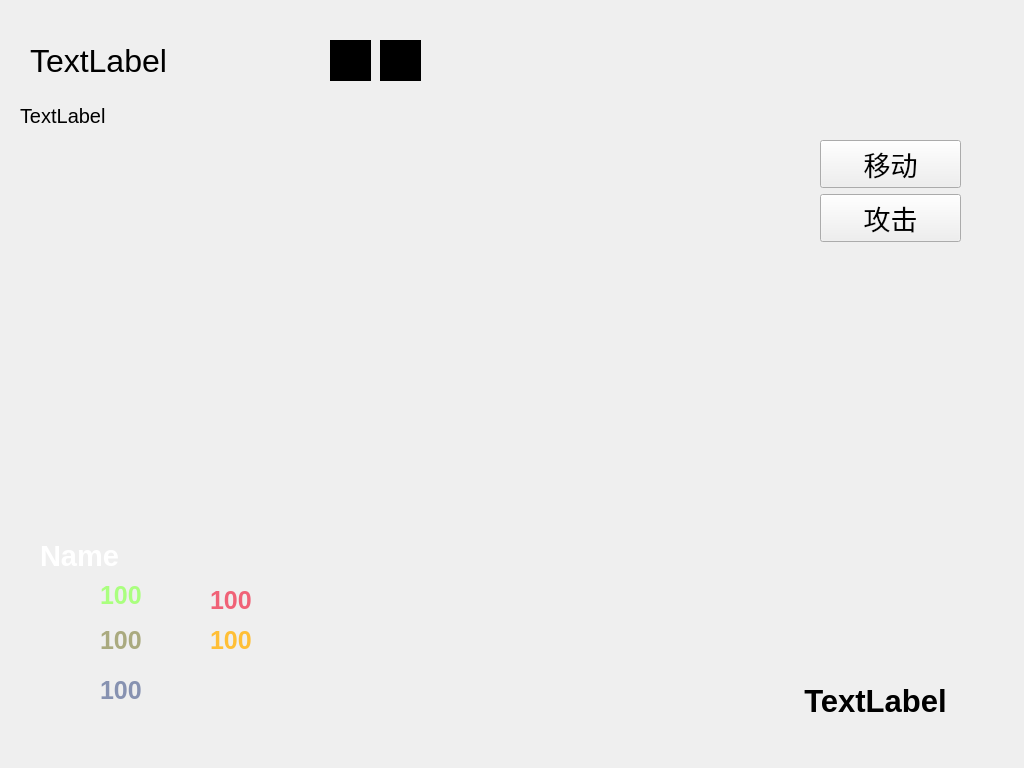
<?xml version="1.0" encoding="UTF-8"?>
<ui version="4.0">
 <class>HUDDesign</class>
 <widget class="QWidget" name="HUDDesign">
  <property name="geometry">
   <rect>
    <x>0</x>
    <y>0</y>
    <width>1024</width>
    <height>768</height>
   </rect>
  </property>
  <property name="windowTitle">
   <string>Form</string>
  </property>
  <widget class="LightWoodPanel" name="widget" native="true">
   <property name="geometry">
    <rect>
     <x>-20</x>
     <y>30</y>
     <width>321</width>
     <height>61</height>
    </rect>
   </property>
   <property name="sizePolicy">
    <sizepolicy hsizetype="Expanding" vsizetype="Expanding">
     <horstretch>0</horstretch>
     <verstretch>0</verstretch>
    </sizepolicy>
   </property>
   <property name="font">
    <font>
     <family>Microsoft YaHei UI</family>
     <pointsize>24</pointsize>
    </font>
   </property>
   <layout class="QHBoxLayout" name="horizontalLayout">
    <property name="leftMargin">
     <number>50</number>
    </property>
    <item>
     <widget class="QLabel" name="label">
      <property name="text">
       <string>TextLabel</string>
      </property>
     </widget>
    </item>
   </layout>
  </widget>
  <widget class="QLabel" name="label_2">
   <property name="geometry">
    <rect>
     <x>330</x>
     <y>40</y>
     <width>41</width>
     <height>41</height>
    </rect>
   </property>
   <property name="autoFillBackground">
    <bool>false</bool>
   </property>
   <property name="styleSheet">
    <string notr="true">background-color: black;</string>
   </property>
   <property name="text">
    <string>TextLabel</string>
   </property>
  </widget>
  <widget class="QLabel" name="label_3">
   <property name="geometry">
    <rect>
     <x>380</x>
     <y>40</y>
     <width>41</width>
     <height>41</height>
    </rect>
   </property>
   <property name="autoFillBackground">
    <bool>false</bool>
   </property>
   <property name="styleSheet">
    <string notr="true">background-color: black;</string>
   </property>
   <property name="text">
    <string>TextLabel</string>
   </property>
  </widget>
  <widget class="QWidget" name="widget_2" native="true">
   <property name="geometry">
    <rect>
     <x>820</x>
     <y>140</y>
     <width>141</width>
     <height>401</height>
    </rect>
   </property>
   <property name="font">
    <font>
     <family>Microsoft YaHei UI</family>
     <pointsize>20</pointsize>
    </font>
   </property>
   <layout class="QVBoxLayout" name="verticalLayout">
    <item>
     <widget class="QPushButton" name="pushButton_2">
      <property name="font">
       <font>
        <family>Microsoft YaHei UI</family>
        <pointsize>20</pointsize>
       </font>
      </property>
      <property name="styleSheet">
       <string notr="true">background-image: url(:/asset/ui/Button.png)</string>
      </property>
      <property name="text">
       <string>移动</string>
      </property>
     </widget>
    </item>
    <item>
     <widget class="QPushButton" name="pushButton">
      <property name="text">
       <string>攻击</string>
      </property>
     </widget>
    </item>
    <item>
     <spacer name="verticalSpacer">
      <property name="orientation">
       <enum>Qt::Vertical</enum>
      </property>
      <property name="sizeHint" stdset="0">
       <size>
        <width>20</width>
        <height>40</height>
       </size>
      </property>
     </spacer>
    </item>
   </layout>
  </widget>
  <widget class="DarkPanel" name="widget_3" native="true">
   <property name="geometry">
    <rect>
     <x>10</x>
     <y>510</y>
     <width>371</width>
     <height>251</height>
    </rect>
   </property>
   <property name="palette">
    <palette>
     <active>
      <colorrole role="WindowText">
       <brush brushstyle="SolidPattern">
        <color alpha="255">
         <red>255</red>
         <green>255</green>
         <blue>255</blue>
        </color>
       </brush>
      </colorrole>
     </active>
     <inactive>
      <colorrole role="WindowText">
       <brush brushstyle="SolidPattern">
        <color alpha="255">
         <red>255</red>
         <green>255</green>
         <blue>255</blue>
        </color>
       </brush>
      </colorrole>
     </inactive>
     <disabled>
      <colorrole role="WindowText">
       <brush brushstyle="SolidPattern">
        <color alpha="255">
         <red>120</red>
         <green>120</green>
         <blue>120</blue>
        </color>
       </brush>
      </colorrole>
     </disabled>
    </palette>
   </property>
   <property name="font">
    <font>
     <family>Microsoft YaHei UI</family>
     <pointsize>19</pointsize>
     <weight>75</weight>
     <bold>true</bold>
     <strikeout>false</strikeout>
    </font>
   </property>
   <widget class="QLabel" name="label_4">
    <property name="geometry">
     <rect>
      <x>30</x>
      <y>30</y>
      <width>121</width>
      <height>31</height>
     </rect>
    </property>
    <property name="font">
     <font>
      <family>Microsoft YaHei UI</family>
      <pointsize>22</pointsize>
      <weight>75</weight>
      <bold>true</bold>
      <strikeout>false</strikeout>
      <kerning>true</kerning>
     </font>
    </property>
    <property name="text">
     <string>Name</string>
    </property>
   </widget>
   <widget class="QLabel" name="label_5">
    <property name="geometry">
     <rect>
      <x>50</x>
      <y>70</y>
      <width>32</width>
      <height>32</height>
     </rect>
    </property>
    <property name="text">
     <string/>
    </property>
    <property name="pixmap">
     <pixmap resource="../asset.qrc">:/asset/icon/test.png</pixmap>
    </property>
    <property name="scaledContents">
     <bool>true</bool>
    </property>
   </widget>
   <widget class="QLabel" name="label_6">
    <property name="geometry">
     <rect>
      <x>90</x>
      <y>75</y>
      <width>101</width>
      <height>21</height>
     </rect>
    </property>
    <property name="palette">
     <palette>
      <active>
       <colorrole role="WindowText">
        <brush brushstyle="SolidPattern">
         <color alpha="255">
          <red>170</red>
          <green>255</green>
          <blue>127</blue>
         </color>
        </brush>
       </colorrole>
      </active>
      <inactive>
       <colorrole role="WindowText">
        <brush brushstyle="SolidPattern">
         <color alpha="255">
          <red>170</red>
          <green>255</green>
          <blue>127</blue>
         </color>
        </brush>
       </colorrole>
      </inactive>
      <disabled>
       <colorrole role="WindowText">
        <brush brushstyle="SolidPattern">
         <color alpha="255">
          <red>120</red>
          <green>120</green>
          <blue>120</blue>
         </color>
        </brush>
       </colorrole>
      </disabled>
     </palette>
    </property>
    <property name="text">
     <string>100</string>
    </property>
   </widget>
   <widget class="QLabel" name="label_7">
    <property name="geometry">
     <rect>
      <x>90</x>
      <y>120</y>
      <width>101</width>
      <height>21</height>
     </rect>
    </property>
    <property name="palette">
     <palette>
      <active>
       <colorrole role="WindowText">
        <brush brushstyle="SolidPattern">
         <color alpha="255">
          <red>170</red>
          <green>170</green>
          <blue>127</blue>
         </color>
        </brush>
       </colorrole>
      </active>
      <inactive>
       <colorrole role="WindowText">
        <brush brushstyle="SolidPattern">
         <color alpha="255">
          <red>170</red>
          <green>170</green>
          <blue>127</blue>
         </color>
        </brush>
       </colorrole>
      </inactive>
      <disabled>
       <colorrole role="WindowText">
        <brush brushstyle="SolidPattern">
         <color alpha="255">
          <red>120</red>
          <green>120</green>
          <blue>120</blue>
         </color>
        </brush>
       </colorrole>
      </disabled>
     </palette>
    </property>
    <property name="text">
     <string>100</string>
    </property>
   </widget>
   <widget class="QLabel" name="label_8">
    <property name="geometry">
     <rect>
      <x>90</x>
      <y>170</y>
      <width>101</width>
      <height>21</height>
     </rect>
    </property>
    <property name="palette">
     <palette>
      <active>
       <colorrole role="WindowText">
        <brush brushstyle="SolidPattern">
         <color alpha="255">
          <red>135</red>
          <green>146</green>
          <blue>177</blue>
         </color>
        </brush>
       </colorrole>
      </active>
      <inactive>
       <colorrole role="WindowText">
        <brush brushstyle="SolidPattern">
         <color alpha="255">
          <red>135</red>
          <green>146</green>
          <blue>177</blue>
         </color>
        </brush>
       </colorrole>
      </inactive>
      <disabled>
       <colorrole role="WindowText">
        <brush brushstyle="SolidPattern">
         <color alpha="255">
          <red>120</red>
          <green>120</green>
          <blue>120</blue>
         </color>
        </brush>
       </colorrole>
      </disabled>
     </palette>
    </property>
    <property name="text">
     <string>100</string>
    </property>
   </widget>
   <widget class="QLabel" name="label_9">
    <property name="geometry">
     <rect>
      <x>200</x>
      <y>80</y>
      <width>101</width>
      <height>21</height>
     </rect>
    </property>
    <property name="palette">
     <palette>
      <active>
       <colorrole role="WindowText">
        <brush brushstyle="SolidPattern">
         <color alpha="255">
          <red>240</red>
          <green>98</green>
          <blue>119</blue>
         </color>
        </brush>
       </colorrole>
      </active>
      <inactive>
       <colorrole role="WindowText">
        <brush brushstyle="SolidPattern">
         <color alpha="255">
          <red>240</red>
          <green>98</green>
          <blue>119</blue>
         </color>
        </brush>
       </colorrole>
      </inactive>
      <disabled>
       <colorrole role="WindowText">
        <brush brushstyle="SolidPattern">
         <color alpha="255">
          <red>120</red>
          <green>120</green>
          <blue>120</blue>
         </color>
        </brush>
       </colorrole>
      </disabled>
     </palette>
    </property>
    <property name="text">
     <string>100</string>
    </property>
   </widget>
   <widget class="QLabel" name="label_10">
    <property name="geometry">
     <rect>
      <x>200</x>
      <y>120</y>
      <width>101</width>
      <height>21</height>
     </rect>
    </property>
    <property name="palette">
     <palette>
      <active>
       <colorrole role="WindowText">
        <brush brushstyle="SolidPattern">
         <color alpha="255">
          <red>255</red>
          <green>191</green>
          <blue>54</blue>
         </color>
        </brush>
       </colorrole>
      </active>
      <inactive>
       <colorrole role="WindowText">
        <brush brushstyle="SolidPattern">
         <color alpha="255">
          <red>255</red>
          <green>191</green>
          <blue>54</blue>
         </color>
        </brush>
       </colorrole>
      </inactive>
      <disabled>
       <colorrole role="WindowText">
        <brush brushstyle="SolidPattern">
         <color alpha="255">
          <red>120</red>
          <green>120</green>
          <blue>120</blue>
         </color>
        </brush>
       </colorrole>
      </disabled>
     </palette>
    </property>
    <property name="text">
     <string>100</string>
    </property>
   </widget>
  </widget>
  <widget class="QLabel" name="label_11">
   <property name="geometry">
    <rect>
     <x>760</x>
     <y>670</y>
     <width>231</width>
     <height>61</height>
    </rect>
   </property>
   <property name="font">
    <font>
     <family>Microsoft YaHei UI</family>
     <pointsize>23</pointsize>
     <weight>75</weight>
     <bold>true</bold>
    </font>
   </property>
   <property name="text">
    <string>TextLabel</string>
   </property>
   <property name="alignment">
    <set>Qt::AlignCenter</set>
   </property>
  </widget>
  <widget class="QWidget" name="widget_4" native="true">
   <property name="geometry">
    <rect>
     <x>10</x>
     <y>90</y>
     <width>250</width>
     <height>70</height>
    </rect>
   </property>
   <widget class="QLabel" name="label_12">
    <property name="geometry">
     <rect>
      <x>10</x>
      <y>10</y>
      <width>91</width>
      <height>31</height>
     </rect>
    </property>
    <property name="font">
     <font>
      <pointsize>15</pointsize>
     </font>
    </property>
    <property name="text">
     <string>TextLabel</string>
    </property>
   </widget>
  </widget>
 </widget>
 <customwidgets>
  <customwidget>
   <class>LightWoodPanel</class>
   <extends>QWidget</extends>
   <header>ui/LightWoodPanel.h</header>
   <container>1</container>
  </customwidget>
  <customwidget>
   <class>DarkPanel</class>
   <extends>QWidget</extends>
   <header>ui/DarkPanel.h</header>
   <container>1</container>
  </customwidget>
 </customwidgets>
 <resources>
  <include location="../asset.qrc"/>
 </resources>
 <connections/>
</ui>
